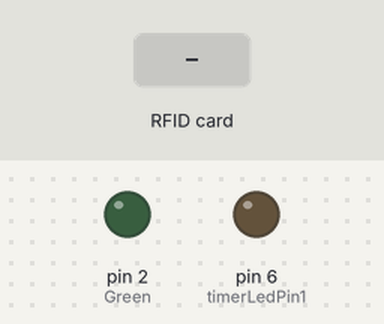
Recording of a sketch running on a simulated Arduino Uno, built with avr-gcc and run on an emulated ATmega328P. Shown: output pins drawn as LEDs (lit = HIGH). The inputs (shaded band) are chosen by the test bench. Pins used as bus, display or sensor lines are not drawn; what the sketch prints to the serial monitor is not drawn.

Above: at 1.2 s.
1.3 s: RFID card 5E 7A 19 C4 held to the reader
Timing chart, 0 to 4.3 s (numbered marks = the images above; inputs shaded):
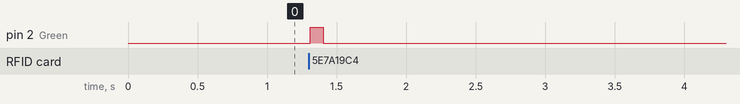

Measured:
- after the input at 1.3 s, pin 2 (Green): LOW → HIGH at once, → LOW 0.09 s later

The sketch:

rfid-and-reminder.ino
```cpp
//tutorial:https://highvoltages.co/tutorial/arduino-tutorial/arduino-mfrc522-tutorial-is-rfid-tag-present-or-removed/
//=======RFID=========
#include <SPI.h>
#include <MFRC522.h>

#define RST_PIN         9
#define SS_PIN          10
#define Green 2 //the green led


MFRC522 mfrc522(SS_PIN, RST_PIN);   // Create MFRC522 instance

//=======TIMER========
#include <TimeLib.h>

#define TIME_HEADER  "T"   // Header tag for serial time sync message
#define TIME_REQUEST  7    // ASCII bell character requests a time sync message

/**********************************/

const int timerLedPin1 = 6;//the led connect to pin 6//the red led
boolean ledOn = false;
/**********************************/
int switchState1 = 0;         // variable for reading the pushbutton status
int lastSwitchState1 = 0;

//set timer virables.
int dayRecord = 0;
int monthRecord = 0;
int hourRecord = 0;
int minuteRecord = 0;
int secondRecord = 0;
bool timerState_1 = false; //timer state for card 1


//my cards:
//1-138 116 177 18 , 8A 99 B6 12
//2-186 68 13 17 , BA 44 0D 11
//3-138 153 182 18 , 8A 74 B1 12
int part1 = 138;//I convert the nuidPICC[0] into integer use int(), that works!
int part2 = 116;
int part3 = 177;
int part4 = 18;
int card1[] = {138, 116, 177, 18};
int card2[] = {186, 68, 13, 17};
int card3[] = {138, 153, 182, 18};


void setup() {
  pinMode(Green, OUTPUT);//sensing if the card is present or absense.
  Serial.begin(9600);                                           // Initialize serial communications with the PC
  SPI.begin();                                                  // Init SPI bus
  mfrc522.PCD_Init();

  pinMode(timerLedPin1,OUTPUT);
}

//virables for storing RFID tag values and flags
//to check if the card is present or not.
uint8_t buf[10] = {};
MFRC522::Uid id;
MFRC522::Uid id2;
bool is_card_present = false;
uint8_t control = 0x00;


//*****************************************************************************************//
void loop() {


  //========get time =========

  //------GET and PRINT time--------//
  if (Serial.available()) {
    processSyncMessage();
  }
  if (timeStatus() != timeNotSet) {
    //digitalClockDisplay();//display the current time
  }
  if (timeStatus() == timeSet) {
    //Serial.println("synced time yes");
    //digitalWrite(13, HIGH); // LED on if synced time
  } else {
    Serial.println(" time needs refresh");
    //digitalWrite(13, LOW);  // LED off if time needs refresh
  }
  delay(10);


  //***********for RFID card *********
  //create an object of MIFARE key
  MFRC522::MIFARE_Key key;
  for (byte i = 0; i < 6; i++) key.keyByte[i] = 0xFF;
  //reading the status of RFID by reading its status code it is returning.
  MFRC522::StatusCode status;

  //add two conditions, which checks if there is a card-present or not.
  // Look for new cards
  // if there is no new card, and nothing on serial. it will return none.
  if ( !mfrc522.PICC_IsNewCardPresent()) {
    return;
  }
  if ( !mfrc522.PICC_ReadCardSerial()) {
    return;
  }

  //if card is present, according to above function, both conditions will be false
  //then we set the flag result.
  bool result = true;
  uint8_t buf_len = 4;
  //copy the id.
  cpid(&id);

  //************************************************
  //sense the card type. start a timer.
  //********************************************
  //check the card if it's my card for timer.
  //Serial.println(int(id.uidByte[0]));
  if (int(id.uidByte[0]) == card1[0] && int(id.uidByte[1]) == card1[1] && int(id.uidByte[2]) == card1[2] && int(id.uidByte[3]) == card1[3]) {
    Serial.println("card 1 sensed!");
    Serial.println("start the timer...");
    timerState_1 = true;
    //record the current time
    hourRecord = hour();
    minuteRecord = minute();
    secondRecord = second();
  }

  //print the new car on serial monitor with its hex value.
  Serial.print("NewCard ");
  PrintHex(id.uidByte, id.size);
  Serial.println("");


  //**RFID********************************************************************
  //set a while loop. in which
  //we set the LED to high and then
  //continuously check the card status
  while (true) {
    digitalWrite(Green, HIGH);

    control = 0;
    for (int i = 0; i < 3; i++) {
      if (!mfrc522.PICC_IsNewCardPresent()) {
        if (mfrc522.PICC_ReadCardSerial()) {
          control |= 0x16;
        }
        if (mfrc522.PICC_ReadCardSerial()) {
          control |= 0x16;
        }
        control += 0x1;
      }
      control += 0x4;
    }
    //Serial.println(control);

    //**RFID******
    //while the card is on reader, we set the control flag to 13 or 14.
    if (control == 13 || control == 14) {
      //card is still there

      //if card is still there and the timer is on
      if (timerState_1 == true) {
        //check if time is up
        if ((second() - secondRecord == 10) ) {//set the timer as 10s for testing.
          Serial.println("time's up! turn off the timer 1!");
           digitalWrite(timerLedPin1,HIGH);
        }
      } else {
        digitalWrite(timerLedPin1,LOW);
        minuteRecord = 0;
        secondRecord = 0;
      }

    } else {
      //ad soon as the card is removed, there will be no value on serial
      //and control flag values.
      //so get out of the loop.
      break;

      //********************************
      //break the timer.reset the timer.
      if (timerState_1 == true) { //if the timer is on
        Serial.println("just stopped the timer 1!");
        digitalWrite(timerLedPin1,LOW);
        timerState_1 = false;
      }
      //********************************
    }
  }

  //***RFID remove. ************************************************************
  //after getting out of the loop
  //we turn off the LED, and the print card removed.
  Serial.println("CardRemoved");
  digitalWrite(Green, LOW);
  digitalWrite(timerLedPin1,LOW);
  delay(50); //change value if you want to read cards faster

  mfrc522.PICC_HaltA();
  mfrc522.PCD_StopCrypto1();


}
```

rfid_id.ino
```cpp
void PrintHex(uint8_t *data, uint8_t length) // prints 8-bit data in hex with leading zeroes
{
  char tmp[16];
  for (int i = 0; i < length; i++) {
    sprintf(tmp, "0x%.2X", data[i]);
    Serial.print(tmp); Serial.print(" ");
  }

}

//*****************************************************************************************//
//copying the id of the tag
void cpid(MFRC522::Uid *id) {
  memset(id, 0, sizeof(MFRC522::Uid));
  memcpy(id->uidByte, mfrc522.uid.uidByte, mfrc522.uid.size);
  id->size = mfrc522.uid.size;
  id->sak = mfrc522.uid.sak;
}
```

time.ino
```cpp
/*
   Messages consist of the letter T followed by ten digit time (as seconds since Jan 1 1970)
   you can send the text on the next line using Serial Monitor to set the clock to noon Jan 1 2013
  T1357041600
   website to get the number: https://www.epochconverter.com/
*/

void digitalClockDisplay() {
  // digital clock display of the time
  //hour();minute();second();day();month();year();

  Serial.print(hour());
  printDigits(minute());
  printDigits(second());
  Serial.print(" ");
  Serial.print(day());
  Serial.print(" ");
  Serial.print(month());
  Serial.print(" ");
  Serial.print(year());
  Serial.println();
}


void printDigits(int digits) {
  // utility function for digital clock display: prints preceding colon and leading 0
  Serial.print(":");
  if (digits < 10)
    Serial.print('0');
  Serial.print(digits);
}

void processSyncMessage() {
  unsigned long pctime;
  const unsigned long DEFAULT_TIME = 1357041600; // Jan 1 2013

  if (Serial.find(TIME_HEADER)) {
    pctime = Serial.parseInt();
    if ( pctime >= DEFAULT_TIME) { // check the integer is a valid time (greater than Jan 1 2013)
      setTime(pctime); // Sync Arduino clock to the time received on the serial port
    }
  }
}

time_t requestSync()
{
  Serial.write(TIME_REQUEST);
  return 0; // the time will be sent later in response to serial mesg
}
```
